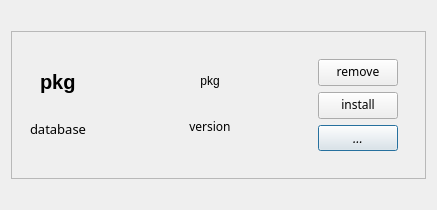
<?xml version="1.0" encoding="UTF-8"?>
<ui version="4.0">
 <class>entry</class>
 <widget class="QWidget" name="entry">
  <property name="geometry">
   <rect>
    <x>0</x>
    <y>0</y>
    <width>437</width>
    <height>210</height>
   </rect>
  </property>
  <property name="sizePolicy">
   <sizepolicy hsizetype="Preferred" vsizetype="Fixed">
    <horstretch>0</horstretch>
    <verstretch>0</verstretch>
   </sizepolicy>
  </property>
  <property name="baseSize">
   <size>
    <width>0</width>
    <height>0</height>
   </size>
  </property>
  <property name="cursor">
   <cursorShape>ArrowCursor</cursorShape>
  </property>
  <property name="windowTitle">
   <string>Form</string>
  </property>
  <layout class="QVBoxLayout" name="verticalLayout">
   <item>
    <widget class="QFrame" name="frame">
     <property name="sizePolicy">
      <sizepolicy hsizetype="MinimumExpanding" vsizetype="Fixed">
       <horstretch>0</horstretch>
       <verstretch>0</verstretch>
      </sizepolicy>
     </property>
     <property name="frameShape">
      <enum>QFrame::StyledPanel</enum>
     </property>
     <property name="frameShadow">
      <enum>QFrame::Sunken</enum>
     </property>
     <property name="lineWidth">
      <number>3</number>
     </property>
     <layout class="QVBoxLayout" name="verticalLayout_3">
      <item>
       <layout class="QVBoxLayout" name="verticalLayout_2">
        <item>
         <widget class="QWidget" name="pkg_widget" native="true">
          <property name="sizePolicy">
           <sizepolicy hsizetype="Preferred" vsizetype="Fixed">
            <horstretch>0</horstretch>
            <verstretch>0</verstretch>
           </sizepolicy>
          </property>
          <layout class="QHBoxLayout" name="horizontalLayout_2">
           <item>
            <layout class="QVBoxLayout" name="verticalLayout_7">
             <item alignment="Qt::AlignHCenter">
              <widget class="QLabel" name="pkg_name">
               <property name="sizePolicy">
                <sizepolicy hsizetype="Fixed" vsizetype="Fixed">
                 <horstretch>0</horstretch>
                 <verstretch>0</verstretch>
                </sizepolicy>
               </property>
               <property name="font">
                <font>
                 <family>Noto Sans Thai UI</family>
                 <pointsize>15</pointsize>
                 <weight>75</weight>
                 <bold>true</bold>
                </font>
               </property>
               <property name="text">
                <string>pkg</string>
               </property>
               <property name="textFormat">
                <enum>Qt::RichText</enum>
               </property>
               <property name="alignment">
                <set>Qt::AlignLeading|Qt::AlignLeft|Qt::AlignVCenter</set>
               </property>
               <property name="wordWrap">
                <bool>true</bool>
               </property>
               <property name="textInteractionFlags">
                <set>Qt::NoTextInteraction</set>
               </property>
              </widget>
             </item>
             <item alignment="Qt::AlignHCenter">
              <widget class="QLabel" name="db">
               <property name="sizePolicy">
                <sizepolicy hsizetype="Fixed" vsizetype="Fixed">
                 <horstretch>0</horstretch>
                 <verstretch>0</verstretch>
                </sizepolicy>
               </property>
               <property name="font">
                <font>
                 <family>Source Code Pro Light</family>
                 <pointsize>10</pointsize>
                </font>
               </property>
               <property name="frameShadow">
                <enum>QFrame::Raised</enum>
               </property>
               <property name="lineWidth">
                <number>2</number>
               </property>
               <property name="text">
                <string>database</string>
               </property>
              </widget>
             </item>
            </layout>
           </item>
           <item>
            <spacer name="horizontalSpacer_2">
             <property name="orientation">
              <enum>Qt::Horizontal</enum>
             </property>
             <property name="sizeHint" stdset="0">
              <size>
               <width>40</width>
               <height>20</height>
              </size>
             </property>
            </spacer>
           </item>
           <item>
            <widget class="QWidget" name="widget_2" native="true">
             <property name="sizePolicy">
              <sizepolicy hsizetype="Fixed" vsizetype="Fixed">
               <horstretch>0</horstretch>
               <verstretch>0</verstretch>
              </sizepolicy>
             </property>
             <layout class="QVBoxLayout" name="verticalLayout_5"/>
            </widget>
           </item>
           <item>
            <layout class="QVBoxLayout" name="verticalLayout_4">
             <item alignment="Qt::AlignHCenter">
              <widget class="QLabel" name="pkg_desc">
               <property name="enabled">
                <bool>true</bool>
               </property>
               <property name="sizePolicy">
                <sizepolicy hsizetype="Fixed" vsizetype="Fixed">
                 <horstretch>0</horstretch>
                 <verstretch>0</verstretch>
                </sizepolicy>
               </property>
               <property name="font">
                <font>
                 <family>Noto Sans Thai UI</family>
                 <italic>false</italic>
                </font>
               </property>
               <property name="frameShape">
                <enum>QFrame::NoFrame</enum>
               </property>
               <property name="frameShadow">
                <enum>QFrame::Plain</enum>
               </property>
               <property name="text">
                <string>pkg</string>
               </property>
               <property name="textFormat">
                <enum>Qt::RichText</enum>
               </property>
               <property name="scaledContents">
                <bool>false</bool>
               </property>
               <property name="alignment">
                <set>Qt::AlignCenter</set>
               </property>
               <property name="wordWrap">
                <bool>true</bool>
               </property>
              </widget>
             </item>
             <item alignment="Qt::AlignHCenter">
              <widget class="QLabel" name="version">
               <property name="sizePolicy">
                <sizepolicy hsizetype="Fixed" vsizetype="Fixed">
                 <horstretch>0</horstretch>
                 <verstretch>0</verstretch>
                </sizepolicy>
               </property>
               <property name="font">
                <font>
                 <family>Source Code Pro</family>
                </font>
               </property>
               <property name="text">
                <string>version</string>
               </property>
               <property name="alignment">
                <set>Qt::AlignCenter</set>
               </property>
              </widget>
             </item>
            </layout>
           </item>
           <item>
            <spacer name="horizontalSpacer">
             <property name="orientation">
              <enum>Qt::Horizontal</enum>
             </property>
             <property name="sizeHint" stdset="0">
              <size>
               <width>40</width>
               <height>20</height>
              </size>
             </property>
            </spacer>
           </item>
           <item>
            <widget class="QWidget" name="widget" native="true">
             <property name="sizePolicy">
              <sizepolicy hsizetype="Fixed" vsizetype="Fixed">
               <horstretch>0</horstretch>
               <verstretch>0</verstretch>
              </sizepolicy>
             </property>
             <property name="font">
              <font>
               <family>Noto Sans Thai</family>
              </font>
             </property>
             <layout class="QVBoxLayout" name="verticalLayout_6">
              <item>
               <widget class="QPushButton" name="remove">
                <property name="enabled">
                 <bool>true</bool>
                </property>
                <property name="sizePolicy">
                 <sizepolicy hsizetype="Ignored" vsizetype="Fixed">
                  <horstretch>0</horstretch>
                  <verstretch>0</verstretch>
                 </sizepolicy>
                </property>
                <property name="font">
                 <font>
                  <family>Noto Sans Thai UI</family>
                 </font>
                </property>
                <property name="text">
                 <string>remove</string>
                </property>
               </widget>
              </item>
              <item>
               <widget class="QPushButton" name="install">
                <property name="sizePolicy">
                 <sizepolicy hsizetype="Preferred" vsizetype="Fixed">
                  <horstretch>0</horstretch>
                  <verstretch>0</verstretch>
                 </sizepolicy>
                </property>
                <property name="font">
                 <font>
                  <family>Noto Sans Thai UI</family>
                 </font>
                </property>
                <property name="text">
                 <string>install</string>
                </property>
               </widget>
              </item>
              <item>
               <widget class="QPushButton" name="info">
                <property name="sizePolicy">
                 <sizepolicy hsizetype="Preferred" vsizetype="Fixed">
                  <horstretch>0</horstretch>
                  <verstretch>0</verstretch>
                 </sizepolicy>
                </property>
                <property name="font">
                 <font>
                  <family>Noto Sans</family>
                  <pointsize>10</pointsize>
                  <italic>true</italic>
                  <kerning>true</kerning>
                 </font>
                </property>
                <property name="text">
                 <string>...</string>
                </property>
                <property name="iconSize">
                 <size>
                  <width>10</width>
                  <height>10</height>
                 </size>
                </property>
                <property name="autoDefault">
                 <bool>false</bool>
                </property>
                <property name="default">
                 <bool>true</bool>
                </property>
                <property name="flat">
                 <bool>false</bool>
                </property>
               </widget>
              </item>
             </layout>
            </widget>
           </item>
          </layout>
         </widget>
        </item>
       </layout>
      </item>
     </layout>
    </widget>
   </item>
  </layout>
 </widget>
 <resources/>
 <connections/>
</ui>
